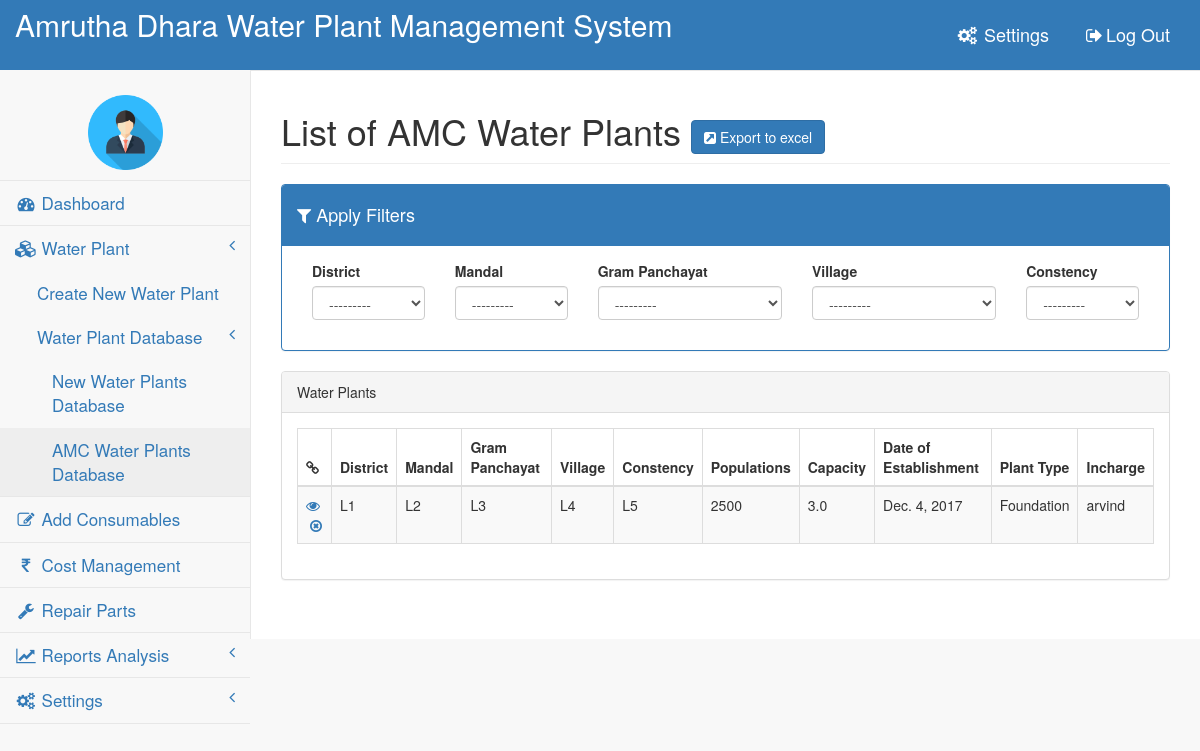
The page /wp/WaterPlantsDB/AMC/ (signed in) on the database as committed earlier.
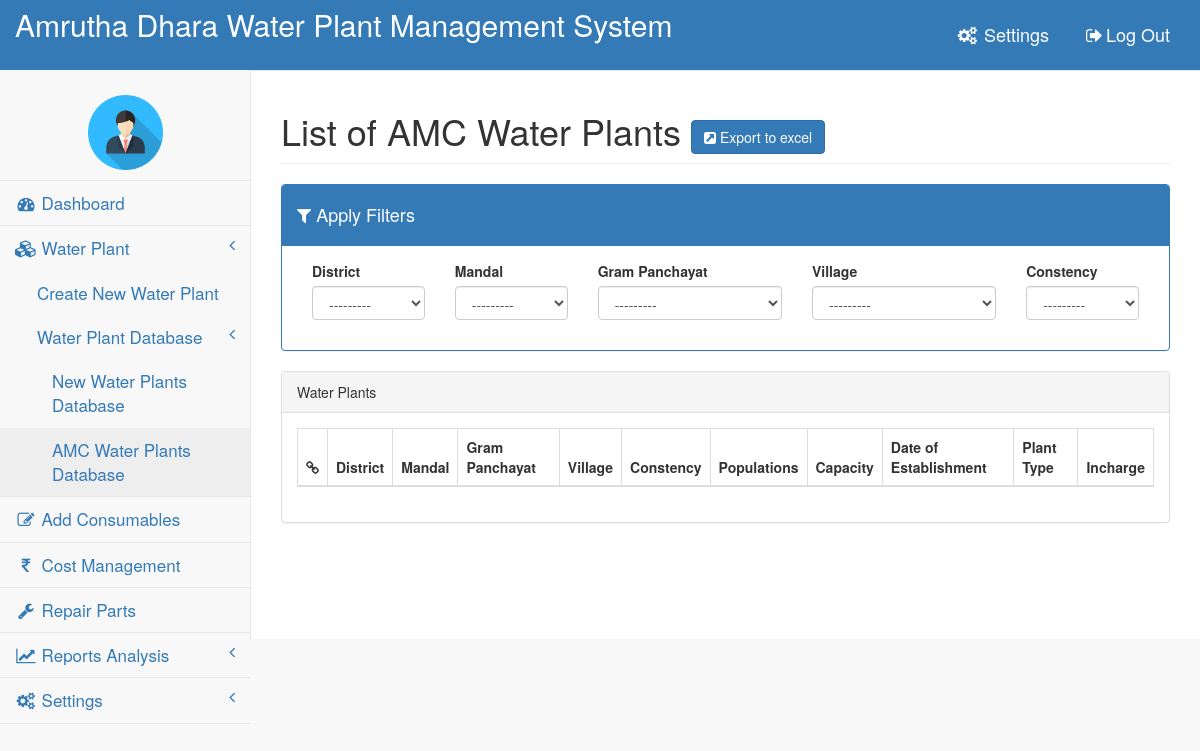
The same page on the database as committed later.
### WP/models.py (models this page shows, shortened)
class WaterPlant(models.Model):
    loc = models.ForeignKey(
        WaterPlantLoc, on_delete=models.CASCADE, default='0')
    populations = models.CharField(max_length=200, null=True, blank=True)
    phone_regex = RegexValidator(
        regex=r'^\d{10}$', message="Phone number should be up to 10 digits only")
    capacity = models.CharField(max_length=10, blank=True, null=True)
    date = models.DateField()
    contact_person = models.CharField(max_length=200)
    contact_number = models.CharField(validators=[phone_regex], max_length=10)
    operator_name = models.CharField(max_length=200)
    operator_phone_number = models.CharField(
        validators=[phone_regex], max_length=10)
    incharge = models.ForeignKey(
        User, null=True, blank=True, on_delete=models.DO_NOTHING)
    plant_type = models.CharField(
        choices=TYPE_CHOICES, max_length=15, null=True, blank=True)
    is_amc = models.BooleanField(default=False)

class WaterPlantLoc(models.Model):
    district = models.CharField(max_length=200)
    mandal = models.CharField(max_length=200)
    gram_panchayat = models.CharField(max_length=200)
    village = models.CharField(max_length=200)
    constency = models.CharField(max_length=200)

class User(AbstractUser):
    mob_no_regex = RegexValidator(regex='^\([0-9]{2}\)[1-9][0-9]{9}$|^[1-9][0-9]{9}$',
                                  message="Should be of 10 digits like (91)9999999999 or 9999999999")
    name = models.CharField(max_length=100, verbose_name='Incharge Name')
    number = models.CharField(max_length=10)
    def __str__(self):
        return self.username

### WP/views.py (the view)
# urls.py: path('WaterPlantsDB/AMC/',views.view_amc_water_plants,name='list-of-amc-water-plants'),
@login_required
@superuser
def view_amc_water_plants(request):
    NewWp=WaterPlant.objects.filter(is_amc=True)
    context=get_set_of_locs()
    context['data']=NewWp
    return render(request,'AMCWaterPlantDB.html',context)

### WP/views.py (called while the page is built)
def get_set_of_locs():
    district=WaterPlantLoc.objects.all().values_list('district').distinct()
    district=[i[0] for i in district]
    mandal=WaterPlantLoc.objects.all().values_list('mandal').distinct()
    mandal=[i[0] for i in mandal]
    gram_panchayat=WaterPlantLoc.objects.all().values_list('gram_panchayat').distinct()
    gram_panchayat=[i[0] for i in gram_panchayat]
    village=WaterPlantLoc.objects.all().values_list('village').distinct()
    village=[i[0] for i in village]
    constency=WaterPlantLoc.objects.all().values_list('constency').distinct()
    constency=[i[0] for i in constency]
    context={
        'district':district,
        'mandal':mandal,
        'gram_panchayat':gram_panchayat,
        'village':village,
        'constency':constency,
        'users':User.objects.filter(is_superuser=False),
    }
    return context

### WP/templates/AMCWaterPlantDB.html (shortened to what the changed rows need)
{% extends 'base.html' %}
{% block body %}
        <div id="page-wrapper">
            <div class="row">
                <div class="col-lg-12">
                    <h1 class="page-header">List of AMC Water Plants <a href="{% url 'WP:wpamc-export' %}" class="btn btn-primary"><i class="fa fa-external-link-square"></i> Export to excel</a></h1>
                </div>
            </div>
            <div class="row">
                <div class="col-lg-12">
                    <div class="panel panel-default">
                        <div class="panel-body">
                            <table width="100%" class="table table-striped table-bordered table-hover" id="dataTables-example">
                                <thead>
                                    <tr>
                                        <th><i class="fa fa fa-link"></i></th>
                                        <th>District</th>
                                        <th>Mandal</th>
                                        <th>Gram Panchayat</th>
                                        <th>Village</th>
                                        <th>Constency</th>
                                        <th>Populations</th>
                                        <th>Capacity</th>
                                        <th>Date of Establishment</th>
                                        <th>Plant Type</th>
                                        <th>Incharge</th>
                                    </tr>
                                </thead>
                                <tbody id="ajax-filter">
                                {% for i in data %}
                                    <tr class="odd gradeX">
                                        <td><a href="{% url 'WP:WaterPlantUpdate' i.pk %}"><i class="fa fa fa-eye"></i></a>&nbsp;<a href="{% url 'WP:WaterPlantDelete' i.pk %}"><i class="fa fa fa-times-circle-o"></i></a></td>
                                        <td>{{i.loc.district}}</td>
                                        <td>{{i.loc.mandal}}</td>
                                        <td>{{i.loc.gram_panchayat}}</td>
                                        <td>{{i.loc.village }}</td>
                                        <td>{{i.loc.constency}}</td>
                                        <td>{{i.populations}}</td>
                                        <td>{{i.capacity}}</td>
                                        <td>{{i.date}}</td>
                                        <td>{{i.plant_type}}</td>
                                        <td>{{i.incharge}}</td>
                                    </tr>
                              {%endfor%}
                              </tbody>
                            </table>
                        </div>
                    </div>
                </div>
            </div>
        </div>
{% endblock %}

Rows that differ between the two databases and show on the page:
removed WaterPlant: loc.district "L1", loc.mandal "L2", loc.gram_panchayat "L3", loc.village "L4", loc.constency "L5", populations "2500", capacity "3.0", date "Dec. 4, 2017", plant_type "Foundation", incharge "arvind"
